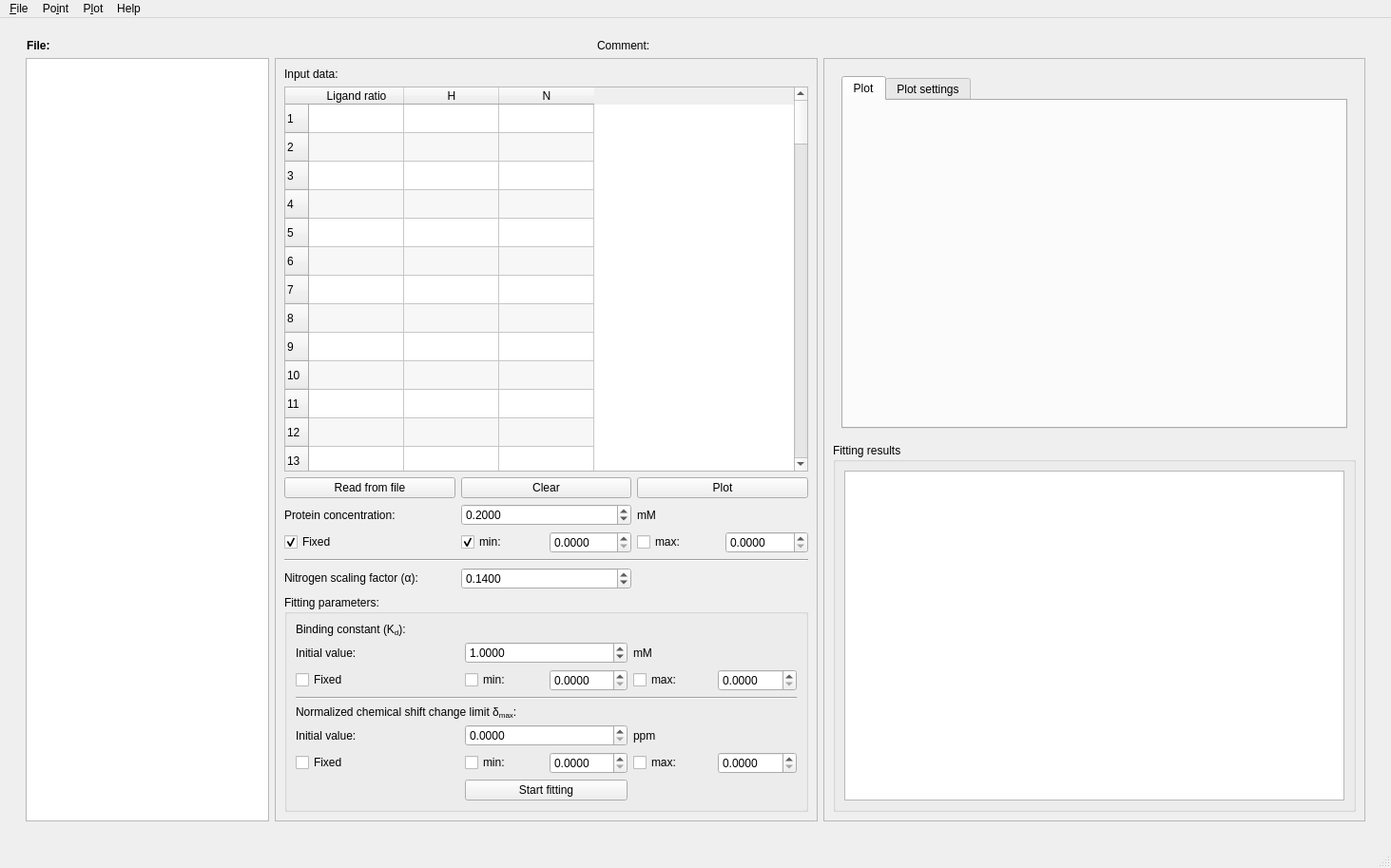
<?xml version="1.0" encoding="UTF-8"?>
<ui version="4.0">
 <class>MainWindow</class>
 <widget class="QMainWindow" name="MainWindow">
  <property name="geometry">
   <rect>
    <x>0</x>
    <y>0</y>
    <width>1463</width>
    <height>913</height>
   </rect>
  </property>
  <property name="contextMenuPolicy">
   <enum>Qt::ActionsContextMenu</enum>
  </property>
  <property name="windowTitle">
   <string>Binding Constant Calculator</string>
  </property>
  <property name="windowIcon">
   <iconset>
    <normaloff>icons/icon.ico</normaloff>icons/icon.ico</iconset>
  </property>
  <property name="locale">
   <locale language="English" country="UnitedStates"/>
  </property>
  <property name="windowFilePath">
   <string notr="true"/>
  </property>
  <widget class="QWidget" name="centralwidget">
   <layout class="QHBoxLayout" name="horizontalLayout_6" stretch="0">
    <property name="spacing">
     <number>3</number>
    </property>
    <item>
     <widget class="QFrame" name="frame">
      <layout class="QVBoxLayout" name="verticalLayout_10">
       <property name="spacing">
        <number>0</number>
       </property>
       <item>
        <widget class="QTabWidget" name="tabWidget">
         <property name="sizePolicy">
          <sizepolicy hsizetype="Expanding" vsizetype="Fixed">
           <horstretch>0</horstretch>
           <verstretch>0</verstretch>
          </sizepolicy>
         </property>
         <property name="font">
          <font>
           <stylestrategy>PreferDefault</stylestrategy>
           <kerning>true</kerning>
          </font>
         </property>
         <property name="tabPosition">
          <enum>QTabWidget::North</enum>
         </property>
         <property name="tabShape">
          <enum>QTabWidget::Rounded</enum>
         </property>
         <property name="currentIndex">
          <number>-1</number>
         </property>
         <property name="elideMode">
          <enum>Qt::ElideNone</enum>
         </property>
         <property name="documentMode">
          <bool>true</bool>
         </property>
         <property name="tabsClosable">
          <bool>true</bool>
         </property>
         <property name="movable">
          <bool>true</bool>
         </property>
         <property name="tabBarAutoHide">
          <bool>false</bool>
         </property>
        </widget>
       </item>
       <item>
        <layout class="QHBoxLayout" name="horizontalLayout_10">
         <property name="leftMargin">
          <number>10</number>
         </property>
         <property name="topMargin">
          <number>0</number>
         </property>
         <property name="rightMargin">
          <number>10</number>
         </property>
         <property name="bottomMargin">
          <number>0</number>
         </property>
         <item>
          <widget class="QLabel" name="label_file_name">
           <property name="sizePolicy">
            <sizepolicy hsizetype="Fixed" vsizetype="Preferred">
             <horstretch>0</horstretch>
             <verstretch>0</verstretch>
            </sizepolicy>
           </property>
           <property name="minimumSize">
            <size>
             <width>400</width>
             <height>0</height>
            </size>
           </property>
           <property name="font">
            <font>
             <weight>75</weight>
             <bold>true</bold>
            </font>
           </property>
           <property name="text">
            <string>File:</string>
           </property>
          </widget>
         </item>
         <item>
          <widget class="QLabel" name="label_saved">
           <property name="sizePolicy">
            <sizepolicy hsizetype="Fixed" vsizetype="Preferred">
             <horstretch>0</horstretch>
             <verstretch>0</verstretch>
            </sizepolicy>
           </property>
           <property name="minimumSize">
            <size>
             <width>200</width>
             <height>0</height>
            </size>
           </property>
           <property name="text">
            <string/>
           </property>
          </widget>
         </item>
         <item>
          <widget class="QLabel" name="label_comment">
           <property name="text">
            <string>Comment:</string>
           </property>
           <property name="wordWrap">
            <bool>true</bool>
           </property>
          </widget>
         </item>
        </layout>
       </item>
       <item>
        <widget class="QFrame" name="frame_2">
         <property name="frameShape">
          <enum>QFrame::NoFrame</enum>
         </property>
         <property name="frameShadow">
          <enum>QFrame::Raised</enum>
         </property>
         <property name="lineWidth">
          <number>1</number>
         </property>
         <layout class="QHBoxLayout" name="horizontalLayout_8">
          <property name="topMargin">
           <number>6</number>
          </property>
          <item>
           <widget class="QListWidget" name="listWidget">
            <property name="sizePolicy">
             <sizepolicy hsizetype="Fixed" vsizetype="Expanding">
              <horstretch>0</horstretch>
              <verstretch>0</verstretch>
             </sizepolicy>
            </property>
            <property name="selectionBehavior">
             <enum>QAbstractItemView::SelectRows</enum>
            </property>
            <property name="isWrapping" stdset="0">
             <bool>true</bool>
            </property>
           </widget>
          </item>
          <item>
           <widget class="QScrollArea" name="scrollArea">
            <property name="sizePolicy">
             <sizepolicy hsizetype="Expanding" vsizetype="Expanding">
              <horstretch>0</horstretch>
              <verstretch>0</verstretch>
             </sizepolicy>
            </property>
            <property name="minimumSize">
             <size>
              <width>0</width>
              <height>0</height>
             </size>
            </property>
            <property name="widgetResizable">
             <bool>true</bool>
            </property>
            <widget class="QWidget" name="scrollAreaWidgetContents">
             <property name="geometry">
              <rect>
               <x>0</x>
               <y>0</y>
               <width>576</width>
               <height>785</height>
              </rect>
             </property>
             <layout class="QVBoxLayout" name="verticalLayout_2">
              <item>
               <widget class="QLabel" name="label">
                <property name="text">
                 <string>Input data:</string>
                </property>
               </widget>
              </item>
              <item>
               <widget class="QTableWidget" name="input_table">
                <property name="sizePolicy">
                 <sizepolicy hsizetype="Preferred" vsizetype="Expanding">
                  <horstretch>0</horstretch>
                  <verstretch>0</verstretch>
                 </sizepolicy>
                </property>
                <property name="alternatingRowColors">
                 <bool>true</bool>
                </property>
                <property name="rowCount">
                 <number>100</number>
                </property>
                <row/>
                <row/>
                <row/>
                <row/>
                <row/>
                <row/>
                <row/>
                <row/>
                <row/>
                <row/>
                <row/>
                <row/>
                <row/>
                <row/>
                <row/>
                <row/>
                <row/>
                <row/>
                <row/>
                <row/>
                <row/>
                <row/>
                <row/>
                <row/>
                <row/>
                <row/>
                <row/>
                <row/>
                <row/>
                <row/>
                <row/>
                <row/>
                <row/>
                <row/>
                <row/>
                <row/>
                <row/>
                <row/>
                <row/>
                <row/>
                <row/>
                <row/>
                <row/>
                <row/>
                <row/>
                <row/>
                <row/>
                <row/>
                <row/>
                <row/>
                <row/>
                <row/>
                <row/>
                <row/>
                <row/>
                <row/>
                <row/>
                <row/>
                <row/>
                <row/>
                <row/>
                <row/>
                <row/>
                <row/>
                <row/>
                <row/>
                <row/>
                <row/>
                <row/>
                <row/>
                <row/>
                <row/>
                <row/>
                <row/>
                <row/>
                <row/>
                <row/>
                <row/>
                <row/>
                <row/>
                <row/>
                <row/>
                <row/>
                <row/>
                <row/>
                <row/>
                <row/>
                <row/>
                <row/>
                <row/>
                <row/>
                <row/>
                <row/>
                <row/>
                <row/>
                <row/>
                <row/>
                <row/>
                <row/>
                <row/>
                <column>
                 <property name="text">
                  <string>Ligand ratio</string>
                 </property>
                </column>
                <column>
                 <property name="text">
                  <string>H</string>
                 </property>
                </column>
                <column>
                 <property name="text">
                  <string>N</string>
                 </property>
                </column>
               </widget>
              </item>
              <item>
               <layout class="QHBoxLayout" name="horizontalLayout">
                <property name="topMargin">
                 <number>0</number>
                </property>
                <property name="bottomMargin">
                 <number>0</number>
                </property>
                <item>
                 <widget class="QPushButton" name="read_file">
                  <property name="text">
                   <string>Read from file</string>
                  </property>
                 </widget>
                </item>
                <item>
                 <widget class="QPushButton" name="clear">
                  <property name="text">
                   <string>Clear</string>
                  </property>
                 </widget>
                </item>
                <item>
                 <widget class="QPushButton" name="plot_input">
                  <property name="text">
                   <string>Plot</string>
                  </property>
                 </widget>
                </item>
               </layout>
              </item>
              <item>
               <layout class="QGridLayout" name="gridLayout">
                <property name="topMargin">
                 <number>0</number>
                </property>
                <property name="bottomMargin">
                 <number>0</number>
                </property>
                <item row="1" column="1">
                 <layout class="QHBoxLayout" name="horizontalLayout_9">
                  <item>
                   <widget class="QCheckBox" name="p_is_min">
                    <property name="text">
                     <string>min:</string>
                    </property>
                    <property name="checked">
                     <bool>true</bool>
                    </property>
                   </widget>
                  </item>
                  <item>
                   <widget class="QDoubleSpinBox" name="p_min">
                    <property name="decimals">
                     <number>4</number>
                    </property>
                    <property name="maximum">
                     <double>999.000000000000000</double>
                    </property>
                   </widget>
                  </item>
                 </layout>
                </item>
                <item row="1" column="0">
                 <widget class="QCheckBox" name="p_fix">
                  <property name="text">
                   <string>Fixed</string>
                  </property>
                  <property name="checked">
                   <bool>true</bool>
                  </property>
                 </widget>
                </item>
                <item row="0" column="0">
                 <widget class="QLabel" name="label_2">
                  <property name="text">
                   <string>Protein concentration:</string>
                  </property>
                 </widget>
                </item>
                <item row="0" column="1">
                 <widget class="QDoubleSpinBox" name="protein">
                  <property name="locale">
                   <locale language="English" country="UnitedStates"/>
                  </property>
                  <property name="decimals">
                   <number>4</number>
                  </property>
                  <property name="maximum">
                   <double>999.000000000000000</double>
                  </property>
                  <property name="singleStep">
                   <double>0.100000000000000</double>
                  </property>
                  <property name="value">
                   <double>0.200000000000000</double>
                  </property>
                 </widget>
                </item>
                <item row="0" column="2">
                 <widget class="QLabel" name="label_3">
                  <property name="text">
                   <string>mM</string>
                  </property>
                 </widget>
                </item>
                <item row="3" column="0">
                 <widget class="QLabel" name="label_4">
                  <property name="text">
                   <string>&lt;html&gt;&lt;head/&gt;&lt;body&gt;&lt;p&gt;Nitrogen scaling factor (α):&lt;/p&gt;&lt;/body&gt;&lt;/html&gt;</string>
                  </property>
                 </widget>
                </item>
                <item row="3" column="1">
                 <widget class="QDoubleSpinBox" name="Nfactor">
                  <property name="decimals">
                   <number>4</number>
                  </property>
                  <property name="maximum">
                   <double>999.000000000000000</double>
                  </property>
                  <property name="singleStep">
                   <double>0.100000000000000</double>
                  </property>
                  <property name="value">
                   <double>0.140000000000000</double>
                  </property>
                 </widget>
                </item>
                <item row="1" column="2">
                 <layout class="QHBoxLayout" name="horizontalLayout_11">
                  <item>
                   <widget class="QCheckBox" name="p_is_max">
                    <property name="text">
                     <string>max:</string>
                    </property>
                   </widget>
                  </item>
                  <item>
                   <widget class="QDoubleSpinBox" name="p_max">
                    <property name="decimals">
                     <number>4</number>
                    </property>
                    <property name="maximum">
                     <double>999.000000000000000</double>
                    </property>
                   </widget>
                  </item>
                 </layout>
                </item>
                <item row="2" column="0" colspan="3">
                 <widget class="Line" name="line_2">
                  <property name="orientation">
                   <enum>Qt::Horizontal</enum>
                  </property>
                 </widget>
                </item>
               </layout>
              </item>
              <item>
               <widget class="QGroupBox" name="groupBox">
                <property name="sizePolicy">
                 <sizepolicy hsizetype="Preferred" vsizetype="Preferred">
                  <horstretch>0</horstretch>
                  <verstretch>0</verstretch>
                 </sizepolicy>
                </property>
                <property name="title">
                 <string>Fitting parameters:</string>
                </property>
                <layout class="QVBoxLayout" name="verticalLayout_3">
                 <item>
                  <layout class="QGridLayout" name="gridLayout_2">
                   <item row="3" column="2">
                    <layout class="QHBoxLayout" name="horizontalLayout_3">
                     <item>
                      <widget class="QCheckBox" name="kd_is_max">
                       <property name="text">
                        <string>max:</string>
                       </property>
                      </widget>
                     </item>
                     <item>
                      <widget class="QDoubleSpinBox" name="kd_max">
                       <property name="decimals">
                        <number>4</number>
                       </property>
                       <property name="maximum">
                        <double>999.000000000000000</double>
                       </property>
                      </widget>
                     </item>
                    </layout>
                   </item>
                   <item row="3" column="1">
                    <layout class="QHBoxLayout" name="horizontalLayout_2">
                     <item>
                      <widget class="QCheckBox" name="kd_is_min">
                       <property name="text">
                        <string>min:</string>
                       </property>
                      </widget>
                     </item>
                     <item>
                      <widget class="QDoubleSpinBox" name="kd_min">
                       <property name="decimals">
                        <number>4</number>
                       </property>
                       <property name="maximum">
                        <double>999.000000000000000</double>
                       </property>
                      </widget>
                     </item>
                    </layout>
                   </item>
                   <item row="1" column="1">
                    <widget class="QDoubleSpinBox" name="kd">
                     <property name="decimals">
                      <number>4</number>
                     </property>
                     <property name="maximum">
                      <double>999.000000000000000</double>
                     </property>
                     <property name="singleStep">
                      <double>0.100000000000000</double>
                     </property>
                     <property name="value">
                      <double>1.000000000000000</double>
                     </property>
                    </widget>
                   </item>
                   <item row="1" column="0">
                    <widget class="QLabel" name="label_6">
                     <property name="text">
                      <string>Initial value:</string>
                     </property>
                    </widget>
                   </item>
                   <item row="0" column="0" colspan="3">
                    <widget class="QLabel" name="label_5">
                     <property name="text">
                      <string>&lt;html&gt;&lt;head/&gt;&lt;body&gt;&lt;p&gt;Binding constant (K&lt;sub&gt;d&lt;/sub&gt;):&lt;/p&gt;&lt;/body&gt;&lt;/html&gt;</string>
                     </property>
                    </widget>
                   </item>
                   <item row="6" column="1">
                    <widget class="QDoubleSpinBox" name="dm">
                     <property name="decimals">
                      <number>4</number>
                     </property>
                     <property name="maximum">
                      <double>999.000000000000000</double>
                     </property>
                    </widget>
                   </item>
                   <item row="6" column="0">
                    <widget class="QLabel" name="label_8">
                     <property name="text">
                      <string>Initial value:</string>
                     </property>
                    </widget>
                   </item>
                   <item row="1" column="2">
                    <widget class="QLabel" name="label_7">
                     <property name="text">
                      <string>mM</string>
                     </property>
                    </widget>
                   </item>
                   <item row="4" column="0" colspan="3">
                    <widget class="Line" name="line">
                     <property name="orientation">
                      <enum>Qt::Horizontal</enum>
                     </property>
                    </widget>
                   </item>
                   <item row="6" column="2">
                    <widget class="QLabel" name="label_10">
                     <property name="text">
                      <string>ppm</string>
                     </property>
                    </widget>
                   </item>
                   <item row="5" column="0" colspan="3">
                    <widget class="QLabel" name="label_9">
                     <property name="text">
                      <string>&lt;html&gt;&lt;head/&gt;&lt;body&gt;&lt;p&gt;Normalized chemical shift change limit δ&lt;span style=&quot; vertical-align:sub;&quot;&gt;max&lt;/span&gt;:&lt;/p&gt;&lt;/body&gt;&lt;/html&gt;</string>
                     </property>
                    </widget>
                   </item>
                   <item row="3" column="0">
                    <widget class="QCheckBox" name="kd_fix">
                     <property name="text">
                      <string>Fixed</string>
                     </property>
                    </widget>
                   </item>
                   <item row="7" column="2">
                    <layout class="QHBoxLayout" name="horizontalLayout_5">
                     <item>
                      <widget class="QCheckBox" name="dm_is_max">
                       <property name="text">
                        <string>max:</string>
                       </property>
                      </widget>
                     </item>
                     <item>
                      <widget class="QDoubleSpinBox" name="dm_max">
                       <property name="decimals">
                        <number>4</number>
                       </property>
                       <property name="maximum">
                        <double>999.000000000000000</double>
                       </property>
                      </widget>
                     </item>
                    </layout>
                   </item>
                   <item row="7" column="0">
                    <widget class="QCheckBox" name="dm_fix">
                     <property name="text">
                      <string>Fixed</string>
                     </property>
                    </widget>
                   </item>
                   <item row="7" column="1">
                    <layout class="QHBoxLayout" name="horizontalLayout_4">
                     <item>
                      <widget class="QCheckBox" name="dm_is_min">
                       <property name="text">
                        <string>min:</string>
                       </property>
                      </widget>
                     </item>
                     <item>
                      <widget class="QDoubleSpinBox" name="dm_min">
                       <property name="decimals">
                        <number>4</number>
                       </property>
                       <property name="maximum">
                        <double>999.000000000000000</double>
                       </property>
                      </widget>
                     </item>
                    </layout>
                   </item>
                   <item row="8" column="1">
                    <widget class="QPushButton" name="start">
                     <property name="text">
                      <string>Start fitting</string>
                     </property>
                    </widget>
                   </item>
                  </layout>
                 </item>
                </layout>
               </widget>
              </item>
             </layout>
            </widget>
           </widget>
          </item>
          <item>
           <widget class="QScrollArea" name="scrollArea_2">
            <property name="enabled">
             <bool>true</bool>
            </property>
            <property name="widgetResizable">
             <bool>true</bool>
            </property>
            <widget class="QWidget" name="scrollAreaWidgetContents_2">
             <property name="geometry">
              <rect>
               <x>0</x>
               <y>0</y>
               <width>575</width>
               <height>785</height>
              </rect>
             </property>
             <layout class="QVBoxLayout" name="verticalLayout" stretch="1,1">
              <item>
               <widget class="QStackedWidget" name="stackedWidget">
                <property name="lineWidth">
                 <number>1</number>
                </property>
                <property name="currentIndex">
                 <number>0</number>
                </property>
                <widget class="QWidget" name="page_3">
                 <layout class="QVBoxLayout" name="verticalLayout_6">
                  <item>
                   <widget class="QTabWidget" name="tabWidget_2">
                    <property name="currentIndex">
                     <number>0</number>
                    </property>
                    <widget class="QWidget" name="tabWidget_2Page1">
                     <attribute name="title">
                      <string>Plot</string>
                     </attribute>
                     <layout class="QVBoxLayout" name="verticalLayout_4">
                      <item>
                       <widget class="QLabel" name="plot">
                        <property name="enabled">
                         <bool>true</bool>
                        </property>
                        <property name="sizePolicy">
                         <sizepolicy hsizetype="Preferred" vsizetype="Preferred">
                          <horstretch>0</horstretch>
                          <verstretch>0</verstretch>
                         </sizepolicy>
                        </property>
                        <property name="minimumSize">
                         <size>
                          <width>0</width>
                          <height>0</height>
                         </size>
                        </property>
                        <property name="contextMenuPolicy">
                         <enum>Qt::ActionsContextMenu</enum>
                        </property>
                        <property name="text">
                         <string/>
                        </property>
                        <property name="alignment">
                         <set>Qt::AlignCenter</set>
                        </property>
                       </widget>
                      </item>
                     </layout>
                    </widget>
                    <widget class="QWidget" name="tab_3">
                     <attribute name="title">
                      <string>Plot settings</string>
                     </attribute>
                     <layout class="QVBoxLayout" name="verticalLayout_9">
                      <item>
                       <widget class="QTextEdit" name="textEdit_2">
                        <property name="lineWrapMode">
                         <enum>QTextEdit::NoWrap</enum>
                        </property>
                       </widget>
                      </item>
                      <item>
                       <layout class="QHBoxLayout" name="horizontalLayout_7">
                        <property name="topMargin">
                         <number>0</number>
                        </property>
                        <item>
                         <widget class="QPushButton" name="setDef">
                          <property name="text">
                           <string>Set as default</string>
                          </property>
                         </widget>
                        </item>
                        <item>
                         <widget class="QPushButton" name="restoreDef">
                          <property name="text">
                           <string>Restore default</string>
                          </property>
                         </widget>
                        </item>
                       </layout>
                      </item>
                     </layout>
                    </widget>
                   </widget>
                  </item>
                 </layout>
                </widget>
                <widget class="QWidget" name="page_4">
                 <layout class="QVBoxLayout" name="verticalLayout_7">
                  <item>
                   <widget class="QGroupBox" name="groupBox_4">
                    <property name="title">
                     <string>Plot</string>
                    </property>
                    <layout class="QVBoxLayout" name="verticalLayout_8">
                     <item>
                      <widget class="QLabel" name="label_11">
                       <property name="text">
                        <string>TextLabel</string>
                       </property>
                      </widget>
                     </item>
                    </layout>
                   </widget>
                  </item>
                 </layout>
                </widget>
               </widget>
              </item>
              <item>
               <widget class="QGroupBox" name="groupBox_3">
                <property name="sizePolicy">
                 <sizepolicy hsizetype="Preferred" vsizetype="Preferred">
                  <horstretch>0</horstretch>
                  <verstretch>0</verstretch>
                 </sizepolicy>
                </property>
                <property name="minimumSize">
                 <size>
                  <width>0</width>
                  <height>300</height>
                 </size>
                </property>
                <property name="title">
                 <string>Fitting results</string>
                </property>
                <layout class="QVBoxLayout" name="verticalLayout_5">
                 <item>
                  <widget class="QTextEdit" name="textEdit">
                   <property name="sizePolicy">
                    <sizepolicy hsizetype="Preferred" vsizetype="Preferred">
                     <horstretch>0</horstretch>
                     <verstretch>0</verstretch>
                    </sizepolicy>
                   </property>
                  </widget>
                 </item>
                </layout>
               </widget>
              </item>
             </layout>
            </widget>
           </widget>
          </item>
         </layout>
        </widget>
       </item>
      </layout>
     </widget>
    </item>
   </layout>
  </widget>
  <widget class="QMenuBar" name="menubar">
   <property name="geometry">
    <rect>
     <x>0</x>
     <y>0</y>
     <width>1463</width>
     <height>33</height>
    </rect>
   </property>
   <widget class="QMenu" name="menuFile">
    <property name="title">
     <string>&amp;File</string>
    </property>
    <addaction name="actionNew_File"/>
    <addaction name="actionOpen_file"/>
    <addaction name="actionEdit_file_info"/>
    <addaction name="actionSave"/>
    <addaction name="actionSave_as"/>
    <addaction name="actionCalculate_average_value"/>
    <addaction name="separator"/>
    <addaction name="actionQuit"/>
   </widget>
   <widget class="QMenu" name="menuPoint">
    <property name="title">
     <string>Po&amp;int</string>
    </property>
    <addaction name="actionNew_set_2"/>
    <addaction name="actionEdit_set"/>
    <addaction name="actionDelete_point"/>
   </widget>
   <widget class="QMenu" name="menuPlot">
    <property name="title">
     <string>P&amp;lot</string>
    </property>
    <addaction name="actionCopy_to_clipboard"/>
   </widget>
   <widget class="QMenu" name="menuHelp">
    <property name="title">
     <string>Help</string>
    </property>
    <addaction name="actionAbout"/>
    <addaction name="actionDocs"/>
   </widget>
   <addaction name="menuFile"/>
   <addaction name="menuPoint"/>
   <addaction name="menuPlot"/>
   <addaction name="menuHelp"/>
  </widget>
  <widget class="QStatusBar" name="statusbar"/>
  <action name="actionNew_project">
   <property name="text">
    <string>&amp;New project</string>
   </property>
  </action>
  <action name="actionOpen_project">
   <property name="text">
    <string>&amp;Open project</string>
   </property>
  </action>
  <action name="actionNew_set">
   <property name="text">
    <string>New &amp;set</string>
   </property>
  </action>
  <action name="actionRead_set">
   <property name="text">
    <string>&amp;Read set</string>
   </property>
  </action>
  <action name="actionNew_File">
   <property name="icon">
    <iconset theme="document-new">
     <normaloff>.</normaloff>.</iconset>
   </property>
   <property name="text">
    <string>&amp;New File</string>
   </property>
   <property name="iconText">
    <string>New file</string>
   </property>
   <property name="shortcut">
    <string>Ctrl+N</string>
   </property>
  </action>
  <action name="actionOpen_file">
   <property name="icon">
    <iconset theme="document-open">
     <normaloff>.</normaloff>.</iconset>
   </property>
   <property name="text">
    <string>&amp;Open file</string>
   </property>
   <property name="shortcut">
    <string>Ctrl+O</string>
   </property>
  </action>
  <action name="actionSave">
   <property name="icon">
    <iconset theme="document-save">
     <normaloff>.</normaloff>.</iconset>
   </property>
   <property name="text">
    <string>&amp;Save</string>
   </property>
   <property name="shortcut">
    <string>Ctrl+S</string>
   </property>
  </action>
  <action name="actionSave_as">
   <property name="icon">
    <iconset theme="document-save-as">
     <normaloff>.</normaloff>.</iconset>
   </property>
   <property name="text">
    <string>Save &amp;as</string>
   </property>
   <property name="shortcut">
    <string>Ctrl+Shift+S</string>
   </property>
  </action>
  <action name="actionNew_set_2">
   <property name="icon">
    <iconset theme="list-add">
     <normaloff>.</normaloff>.</iconset>
   </property>
   <property name="text">
    <string>&amp;New point</string>
   </property>
   <property name="shortcut">
    <string>Ctrl+Shift+N</string>
   </property>
  </action>
  <action name="actionEdit_file_info">
   <property name="icon">
    <iconset theme="document-properties">
     <normaloff>.</normaloff>.</iconset>
   </property>
   <property name="text">
    <string>&amp;Edit file info</string>
   </property>
  </action>
  <action name="actionEdit_set">
   <property name="icon">
    <iconset theme="document-properties">
     <normaloff>.</normaloff>.</iconset>
   </property>
   <property name="text">
    <string>&amp;Edit point name</string>
   </property>
  </action>
  <action name="actionDelete_point">
   <property name="icon">
    <iconset theme="edit-delete">
     <normaloff>.</normaloff>.</iconset>
   </property>
   <property name="text">
    <string>&amp;Delete point</string>
   </property>
  </action>
  <action name="actionQuit">
   <property name="text">
    <string>&amp;Quit</string>
   </property>
  </action>
  <action name="actionCopy_to_clipboard">
   <property name="text">
    <string>&amp;Copy to clipboard</string>
   </property>
  </action>
  <action name="actionSave_as_2">
   <property name="text">
    <string>&amp;Save as</string>
   </property>
  </action>
  <action name="actionAbout">
   <property name="text">
    <string>&amp;About</string>
   </property>
  </action>
  <action name="actionDocs">
   <property name="text">
    <string>&amp;User manual</string>
   </property>
  </action>
  <action name="actionCalculate_average_value">
   <property name="text">
    <string>&amp;Calculate average value</string>
   </property>
  </action>
 </widget>
 <resources/>
 <connections/>
</ui>
